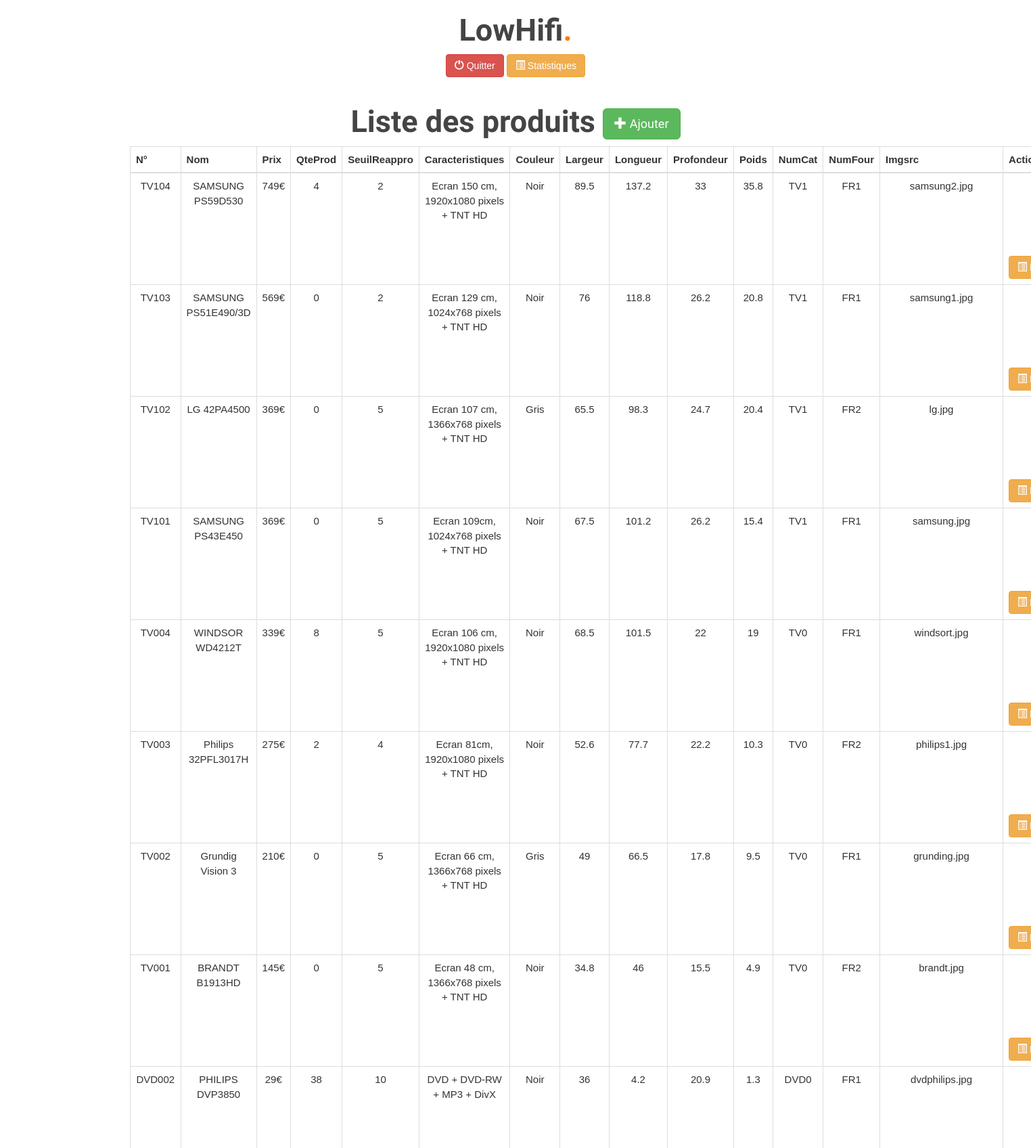
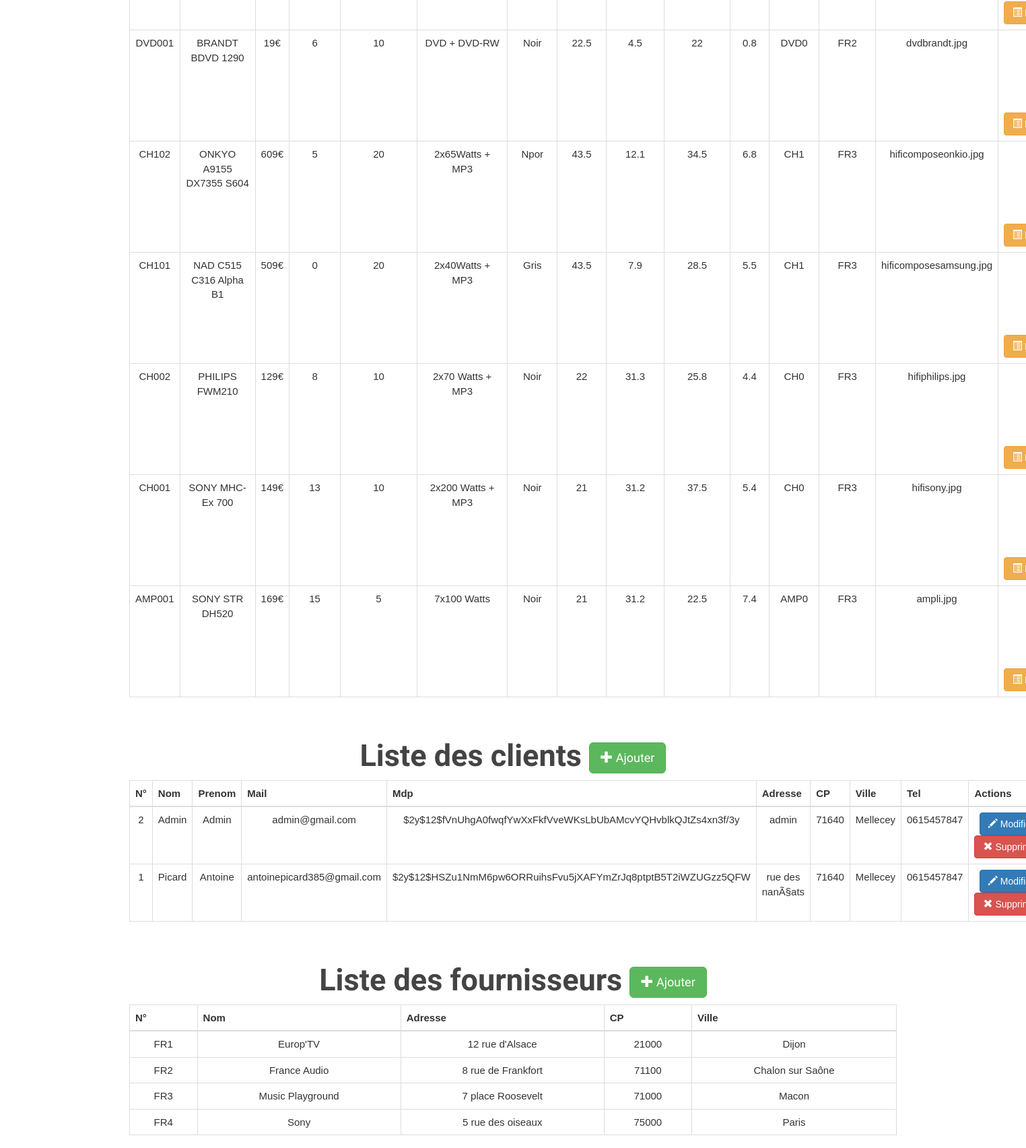
The app's page /admin/index.php (upper part) with its own data (2 pictures, top to bottom).
### tables this page shows
CREATE TABLE `produit` (
  `NumProd` varchar(6) NOT NULL,
  `NomProd` varchar(50) DEFAULT NULL,
  `PrixProd` double DEFAULT NULL,
  `QteProd` int(11) DEFAULT NULL,
  `SeuilReappro` int(11) DEFAULT NULL,
  `Caracteristiques` varchar(255) DEFAULT NULL,
  `Couleur` varchar(50) DEFAULT NULL,
  `Largeur` float DEFAULT NULL,
  `Longueur` float DEFAULT NULL,
  `Profondeur` float DEFAULT NULL,
  `Poids` float DEFAULT NULL,
  `NumCat` varchar(4) DEFAULT NULL,
  `NumFour` varchar(3) DEFAULT NULL,
  `Imgsrc` text,
  `Catalogue` tinyint(1) NOT NULL DEFAULT '1'
);

CREATE TABLE `client` (
  `NumCli` int(11) NOT NULL,
  `NomCli` varchar(50) NOT NULL,
  `PrenomCli` varchar(50) NOT NULL,
  `MailCli` varchar(100) NOT NULL,
  `MdpCli` varchar(500) NOT NULL,
  `AdrCli` varchar(50) NOT NULL,
  `CPCLi` varchar(6) NOT NULL,
  `VilleCli` varchar(50) NOT NULL,
  `TelCli` varchar(20) NOT NULL
);

CREATE TABLE `fournisseur` (
  `NumFour` varchar(3) NOT NULL,
  `NomFour` varchar(50) DEFAULT NULL,
  `AdrFour` varchar(50) DEFAULT NULL,
  `CPFour` varchar(6) DEFAULT NULL,
  `VilleFour` varchar(50) DEFAULT NULL
);

### admin/index.php (the view, shortened to what this page needs)
<!DOCTYPE html>
<html lang="fr">
    <head>
        <link rel="stylesheet" href="https://maxcdn.bootstrapcdn.com/bootstrap/3.3.6/css/bootstrap.min.css">
        <link rel="stylesheet" href="../style.css" />
    </head>
    <body>
        <?php
            $db = Database::connect();
        ?>
        <div class="wrapper" align="center">
            <h1><strong>LowHifi<span class="orange">.</span></strong></h1>
            <a class="btn btn-danger" href="../"><span class="glyphicon glyphicon-off"></span> Quitter</a>
            <a class="btn btn-warning" href="statistiques.php"><span class="glyphicon glyphicon-list-alt"></span> Statistiques</a>
        </div>
        <br>
        <div class="container admin" align="center">
            <div class="row">
                <h1><strong>Liste des produits </strong><a href="Produit/insert.php" class="btn btn-success btn-lg"><span class="glyphicon glyphicon-plus"></span> Ajouter</a></h1>
            </div>
            <table class="table table-stripped table-bordered">
                <thead>
                    <tr>
                        <th>N°</th>
                        <th>Nom</th>
                        <th>Prix</th>
                        <th>QteProd</th>
                        <th>SeuilReappro</th>
                        <th>Caracteristiques</th>
                        <th>Couleur</th>
                        <th>Largeur</th>
                        <th>Longueur</th>
                        <th>Profondeur</th>
                        <th>Poids</th>
                        <th>NumCat</th>
                        <th>NumFour</th>
                        <th>Imgsrc</th>
                        <th>Actions</th>
                    </tr>
                </thead>
                <tbody>
                    <?php
                    $statement = $db->query('SELECT * FROM produit ORDER BY produit.NumProd DESC');
                    while($produit = $statement->fetch())
                    {
                        echo '<tr>';
                        echo '<td>'. $produit['NumProd'] . '</td>';
                        echo '<td>'. $produit['NomProd'] . '</td>';
                        echo '<td>'. $produit['PrixProd'] . '€</td>';
                        echo '<td>'. $produit['QteProd'] . '</td>';
                        echo '<td>'. $produit['SeuilReappro'] . '</td>';
                        echo '<td>'. $produit['Caracteristiques'] . '</td>';
                        echo '<td>'. $produit['Couleur'] . '</td>';
                        echo '<td>'. $produit['Largeur'] . '</td>';
                        echo '<td>'. $produit['Longueur'] . '</td>';
                        echo '<td>'. $produit['Profondeur'] . '</td>';
                        echo '<td>'. $produit['Poids'] . '</td>';
                        echo '<td>'. $produit['NumCat'] . '</td>';
                        echo '<td>'. $produit['NumFour'] . '</td>';
                        echo '<td>'. $produit['Imgsrc'] . '</td>';
                        echo '<td width=3s00>';
                        echo '<br>';
                        echo '<br>';
                        if($produit['Catalogue'] == 1)
                        {
                            echo '<a class="btn btn-warning" href="Produit/supprimercatalogue.php?id='.$produit['NumProd'].'"><span class="glyphicon glyphicon-list-alt"></span> Enlever du catalogue</a>';
                        }
                        else
                        {
                            echo ' ';
                            echo '<a class="btn btn-success" href="Produit/affichercatalogue.php?id='.$produit['NumProd'].'"><span class="glyphicon glyphicon-list-alt"></span> Ajouter au catalogue</a>';
                        }
                        echo '</td>';
                        echo '</tr>';
                    }
                    ?>
                </tbody>
            </table>
            <br>
            <div class="row">
                <h1><strong>Liste des clients </strong><a href="Client/insertuti.php" class="btn btn-success btn-lg"><span class="glyphicon glyphicon-plus"></span> Ajouter</a></h1>
            </div>
            <table class="table table-stripped table-bordered">
                <thead>
                    <tr>
                        <th>N°</th>
                        <th>Nom</th>
                        <th>Prenom</th>
                        <th>Mail</th>
                        <th>Mdp</th>
                        <th>Adresse</th>
                        <th>CP</th>
                        <th>Ville</th>
                        <th>Tel</th>
                        <th>Actions</th>
                    </tr>
                </thead>
                <tbody>
                    <?php
                    $statement = $db->query('SELECT * FROM client ORDER BY client.NumCli DESC');
                    while($utilisateur = $statement->fetch())
                    {
                        echo '<tr>';
                        echo '<td>'. $utilisateur['NumCli'] . '</td>';
                        echo '<td>'. $utilisateur['NomCli'] . '</td>';
                        echo '<td>'. $utilisateur['PrenomCli'] . '</td>';
                        echo '<td>'. $utilisateur['MailCli'] . '</td>';
                        echo '<td>'. $utilisateur['MdpCli'] . '</td>';
                        echo '<td>'. $utilisateur['AdrCli'] . '</td>';
                        echo '<td>'. $utilisateur['CPCLi'] . '</td>';
                        echo '<td>'. $utilisateur['VilleCli'] . '</td>';
                        echo '<td>'. $utilisateur['TelCli'] . '</td>';
                        echo '<td width=300>';
                        echo '<a class="btn btn-primary" href="Client/update.php?id='.$utilisateur['NumCli'].'"><span class="glyphicon glyphicon-pencil"></span> Modifier</a>';
                        echo '<a class="btn btn-danger" href="Client/delete.php?id='.$utilisateur['NumCli'].'"><span class="glyphicon glyphicon-remove"></span> Supprimer</a>';
                        echo '</td>';
                        echo '</tr>';
                    }
                    ?>
                </tbody>
            </table>
            <br>
            <div class="row">
                <h1><strong>Liste des fournisseurs </strong><a href="Fournisseur/insert.php" class="btn btn-success btn-lg"><span class="glyphicon glyphicon-plus"></span> Ajouter</a></h1>
            </div>
            <table class="table table-stripped table-bordered">
                <thead>
                    <tr>
                        <th>N°</th>
                        <th>Nom</th>
                        <th>Adresse</th>
                        <th>CP</th>
                        <th>Ville</th>
                    </tr>
                </thead>
                <tbody>
                    <?php
                        $statement = $db->query('SELECT * FROM fournisseur ORDER BY NumFour');
                        while($fournisseur = $statement->fetch())
                        {
                            echo '<tr>';
                            echo '<td>'. $fournisseur['NumFour'] . '</td>';
                            echo '<td>'. $fournisseur['NomFour'] . '</td>';
                            echo '<td>'. $fournisseur['AdrFour'] . '</td>';
                            echo '<td>'. $fournisseur['CPFour'] . '</td>';
                            echo '<td>'. $fournisseur['VilleFour'] . '</td>';
                            echo '</tr>';
                        }
                    ?>
                </tbody>
            </table>
            <br>
            <br>
        </div>
    </body>
</html>

### style.css (style rules this page uses)
* { margin:0; padding:0; }
html { scroll-behavior: smooth; }
body { font-family: Arial, Helvetica, sans-serif; font-size:15px; }
h1 { font-family: 'Crete Round'; font-size: 45px; color: #444; }
a { text-decoration: none; color:#444; }
.wrapper { width:940px; margin:0 auto; padding: 0 10px; }
.orange { color:#FF7a00; }
table { text-align: center; }

### records on screen
produit: NumProd "TV104", NomProd "SAMSUNG PS59D530", PrixProd "749", QteProd "4", SeuilReappro "2", Caracteristiques "Ecran 150 cm, 1920x1080 pixels + TNT HD", Couleur "Noir", Largeur "89.5", Longueur "137.2", Profondeur "33", Poids "35.8", NumCat "TV1", NumFour "FR1", Imgsrc "samsung2.jpg"
produit: NumProd "TV103", NomProd "SAMSUNG PS51E490/3D", PrixProd "569", QteProd "0", SeuilReappro "2", Caracteristiques "Ecran 129 cm, 1024x768 pixels + TNT HD", Couleur "Noir", Largeur "76", Longueur "118.8", Profondeur "26.2", Poids "20.8", NumCat "TV1", NumFour "FR1", Imgsrc "samsung1.jpg"
produit: NumProd "TV102", NomProd "LG 42PA4500", PrixProd "369", QteProd "0", SeuilReappro "5", Caracteristiques "Ecran 107 cm, 1366x768 pixels + TNT HD", Couleur "Gris", Largeur "65.5", Longueur "98.3", Profondeur "24.7", Poids "20.4", NumCat "TV1", NumFour "FR2", Imgsrc "lg.jpg"
produit: NumProd "TV101", NomProd "SAMSUNG PS43E450", PrixProd "369", QteProd "0", SeuilReappro "5", Caracteristiques "Ecran 109cm, 1024x768 pixels + TNT HD", Couleur "Noir", Largeur "67.5", Longueur "101.2", Profondeur "26.2", Poids "15.4", NumCat "TV1", NumFour "FR1", Imgsrc "samsung.jpg"
produit: NumProd "TV004", NomProd "WINDSOR WD4212T", PrixProd "339", QteProd "8", SeuilReappro "5", Caracteristiques "Ecran 106 cm, 1920x1080 pixels + TNT HD", Couleur "Noir", Largeur "68.5", Longueur "101.5", Profondeur "22", Poids "19", NumCat "TV0", NumFour "FR1", Imgsrc "windsort.jpg"
produit: NumProd "TV003", NomProd "Philips 32PFL3017H", PrixProd "275", QteProd "2", SeuilReappro "4", Caracteristiques "Ecran 81cm, 1920x1080 pixels + TNT HD", Couleur "Noir", Largeur "52.6", Longueur "77.7", Profondeur "22.2", Poids "10.3", NumCat "TV0", NumFour "FR2", Imgsrc "philips1.jpg"
produit: NumProd "TV002", NomProd "Grundig Vision 3", PrixProd "210", QteProd "0", SeuilReappro "5", Caracteristiques "Ecran 66 cm, 1366x768 pixels + TNT HD", Couleur "Gris", Largeur "49", Longueur "66.5", Profondeur "17.8", Poids "9.5", NumCat "TV0", NumFour "FR1", Imgsrc "grunding.jpg"
produit: NumProd "TV001", NomProd "BRANDT B1913HD", PrixProd "145", QteProd "0", SeuilReappro "5", Caracteristiques "Ecran 48 cm, 1366x768 pixels + TNT HD", Couleur "Noir", Largeur "34.8", Longueur "46", Profondeur "15.5", Poids "4.9", NumCat "TV0", NumFour "FR2", Imgsrc "brandt.jpg"
produit: NumProd "DVD002", NomProd "PHILIPS DVP3850", PrixProd "29", QteProd "38", SeuilReappro "10", Caracteristiques "DVD + DVD-RW + MP3 + DivX", Couleur "Noir", Largeur "36", Longueur "4.2", Profondeur "20.9", Poids "1.3", NumCat "DVD0", NumFour "FR1", Imgsrc "dvdphilips.jpg"
produit: NumProd "DVD001", NomProd "BRANDT BDVD 1290", PrixProd "19", QteProd "6", SeuilReappro "10", Caracteristiques "DVD + DVD-RW", Couleur "Noir", Largeur "22.5", Longueur "4.5", Profondeur "22", Poids "0.8", NumCat "DVD0", NumFour "FR2", Imgsrc "dvdbrandt.jpg"
produit: NumProd "CH102", NomProd "ONKYO A9155 DX7355 S604", PrixProd "609", QteProd "5", SeuilReappro "20", Caracteristiques "2x65Watts + MP3", Couleur "Npor", Largeur "43.5", Longueur "12.1", Profondeur "34.5", Poids "6.8", NumCat "CH1", NumFour "FR3", Imgsrc "hificomposeonkio.jpg"
produit: NumProd "CH101", NomProd "NAD C515 C316 Alpha B1", PrixProd "509", QteProd "0", SeuilReappro "20", Caracteristiques "2x40Watts + MP3", Couleur "Gris", Largeur "43.5", Longueur "7.9", Profondeur "28.5", Poids "5.5", NumCat "CH1", NumFour "FR3", Imgsrc "hificomposesamsung.jpg"
produit: NumProd "CH002", NomProd "PHILIPS FWM210", PrixProd "129", QteProd "8", SeuilReappro "10", Caracteristiques "2x70 Watts + MP3", Couleur "Noir", Largeur "22", Longueur "31.3", Profondeur "25.8", Poids "4.4", NumCat "CH0", NumFour "FR3", Imgsrc "hifiphilips.jpg"
produit: NumProd "CH001", NomProd "SONY MHC-Ex 700", PrixProd "149", QteProd "13", SeuilReappro "10", Caracteristiques "2x200 Watts + MP3", Couleur "Noir", Largeur "21", Longueur "31.2", Profondeur "37.5", Poids "5.4", NumCat "CH0", NumFour "FR3", Imgsrc "hifisony.jpg"
produit: NumProd "AMP001", NomProd "SONY STR DH520", PrixProd "169", QteProd "15", SeuilReappro "5", Caracteristiques "7x100 Watts", Couleur "Noir", Largeur "21", Longueur "31.2", Profondeur "22.5", Poids "7.4", NumCat "AMP0", NumFour "FR3", Imgsrc "ampli.jpg"
client: NumCli "2", NomCli "Admin", PrenomCli "Admin", MailCli "admin@gmail.com", MdpCli "$2y$12$fVnUhgA0fwqfYwXxFkfVveWKsLbUbAMcvYQHvblkQJtZs4xn3f/3y", AdrCli "admin", CPCLi "71640", VilleCli "Mellecey", TelCli "0615457847"
client: NumCli "1", NomCli "Picard", PrenomCli "Antoine", MailCli "antoinepicard385@gmail.com", MdpCli "$2y$12$HSZu1NmM6pw6ORRuihsFvu5jXAFYmZrJq8ptptB5T2iWZUGzz5QFW", AdrCli "rue des nanÃ§ats", CPCLi "71640", VilleCli "Mellecey", TelCli "0615457847"
fournisseur: NumFour "FR1", NomFour "Europ'TV", AdrFour "12 rue d'Alsace", CPFour "21000", VilleFour "Dijon"
fournisseur: NumFour "FR2", NomFour "France Audio", AdrFour "8 rue de Frankfort", CPFour "71100", VilleFour "Chalon sur Saône"
fournisseur: NumFour "FR3", NomFour "Music Playground", AdrFour "7 place Roosevelt", CPFour "71000", VilleFour "Macon"
fournisseur: NumFour "FR4", NomFour "Sony", AdrFour "5 rue des oiseaux", CPFour "75000", VilleFour "Paris"
